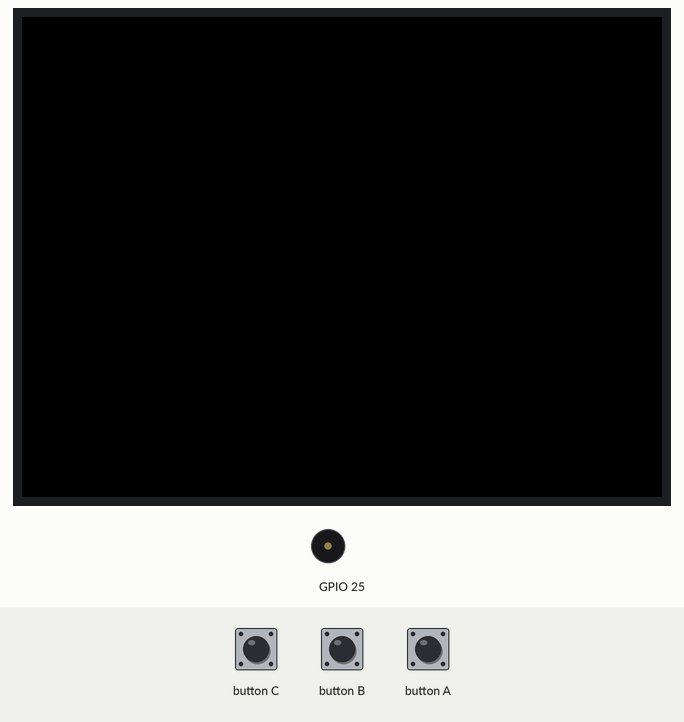
A sketch run on a simulated ESP32. On the bench: 320×240 colour display, buzzer (waves = sounding). The inputs (shaded band) are chosen by the test bench.

Above: at 1.3 s.
1.4 s: button A pressed for 0.15 s
At 1.47 s:
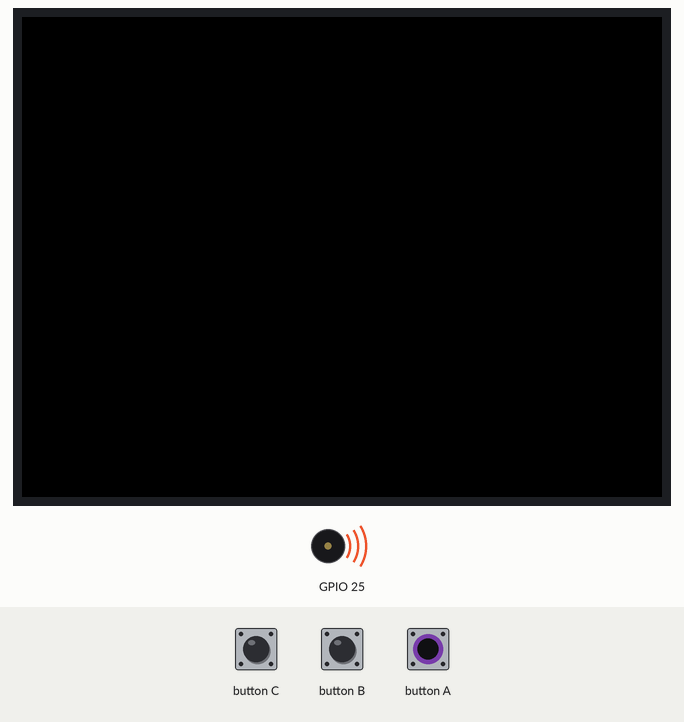
3.0 s: button A pressed for 3.2 s
At 7.4 s:
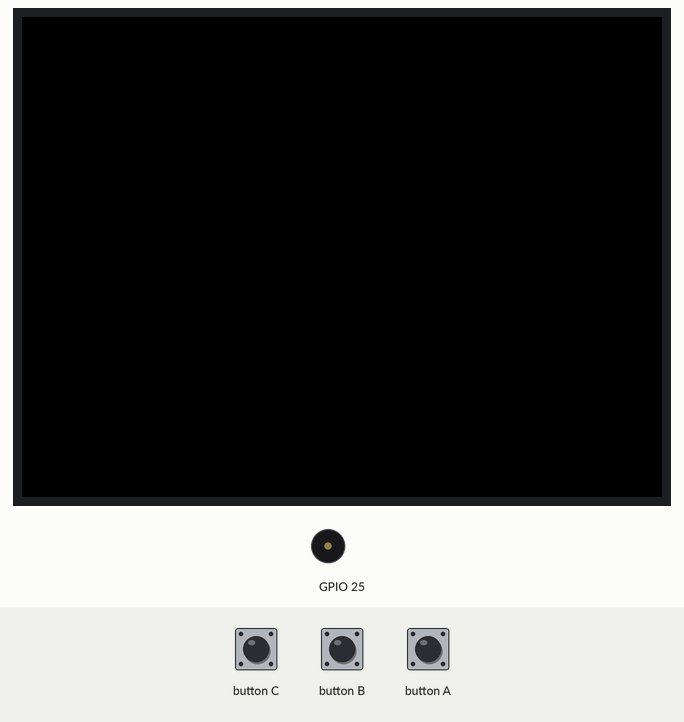
Timing chart, 0 to 8.9 s (numbered marks = the images above; inputs shaded):
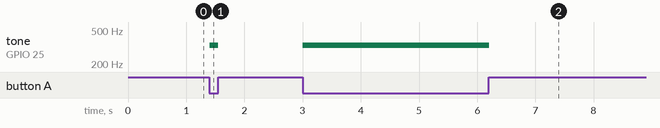

The sketch:

sketch_sep02d.ino
```cpp
#include <M5Stack.h>

const int nC4 = 262; //C
const int nD4 = 294;
const int nE4 = 330;
const int nF4 = 349;
const int nG4 = 392;
const int nA4 = 440;
const int nB4 = 494;

const int nC5 = nC4*2; // nC5 = 2(nC4)
const int nD5 = nD4*2;
const int nE5 = nE4*2;
const int nF5 = nF4*2;
const int nG5 = nG4*2;
const int nA5 = nA4*2;
const int nB5 = nB4*2;

int op = 0;

const int note[] = {nE4,nE4,nE4,nE4,nE4,nE4,nE4,nG4,nC4,nD4,nE4,nF4,nF4,nF4,nF4,nF4,nE4,nE4,nE4,nD4,nD4,nE4,nD4,nG4};
int siz = 24;


void setup() {
  // put your setup code here, to run once:
  M5.begin();
  //M5.update();
}

void loop() {
  // put your main code here, to run repeatedly:

  if(M5.BtnA.isPressed())
  {
    if(op>=24) {op%=24;}
    M5.Speaker.tone(note[op]);
    delay(10);
  }
  if(M5.BtnA.wasReleased())
  {
    M5.Speaker.mute();
    op++;
  }
  M5.update();
}
```

Measured:
- after the input at 1.4 s, tone on GPIO 25: silent → 330 Hz at once, → silent 0.15 s later
- after the input at 3.0 s, tone on GPIO 25: silent → 330 Hz at once, → silent 3.2 s later
